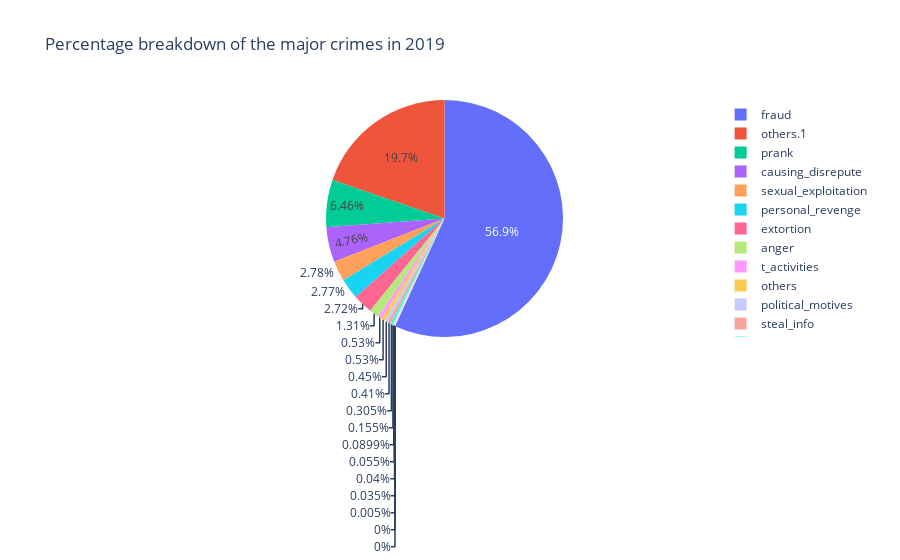

The notebook cell this image was saved under:
### Code cell
#we can plot a pie chart for the yearwise data, showing the highest states and the figures
#for 2019
fig = px.pie(final_df, values='2019', names='Categories', hover_data=['state_2019'], title="Percentage breakdown of the major crimes in 2019")
fig.show()

### Figure 1 — Plotly figure (JSON) as saved in the notebook; plotly's stock layout.template omitted (floating-point values rounded to 4 significant figures)
{"data": [{"customdata": [["Assam"], ["Assam"], ["Karnataka"], ["Uttar Pradesh"], ["Uttar Pradesh"], ["Uttar Pradesh"], ["Maharashtra"], ["Uttar Pradesh"], ["Uttar Pradesh"], ["Jharkhand"], ["Andhra Pradesh"], ["Uttar Pradesh"], ["Uttar Pradesh"], ["Uttar Pradesh"], ["Jharkhand"], ["Uttar Pradesh"], ["Uttar Pradesh"], ["Madhya Pradesh"], ["Jharkhand"], ["Andhra Pradesh"], ["Uttar Pradesh"], [null]], "domain": {"x": [0, 1], "y": [0, 1]}, "hovertemplate": "Categories=%{label}<br>2019=%{value}<br>state_2019=%{customdata[0]}<extra></extra>", "labels": ["personal_revenge", "anger", "fraud", "extortion", "causing_disrepute", "prank", "sexual_exploitation", "political_motives", "t_activities", "t_recruitment", "t_funding", "others", "country_hate", "disrupt_public_service", "sale_illegal", "dev_own_business", "spreading_piracy", "psycho_pervert", "steal_info", "suicide", "others.1", "total"], "legendgroup": "", "name": "", "showlegend": true, "type": "pie", "values": [555, 263, 11381, 544, 953, 1293, 557, 90, 106, 7, 0, 106, 31, 11, 8, 61, 18, 1, 82, 0, 3948, null]}], "layout": {"legend": {"tracegroupgap": 0}, "title": {"text": "Percentage breakdown of the major crimes in 2019"}}}
